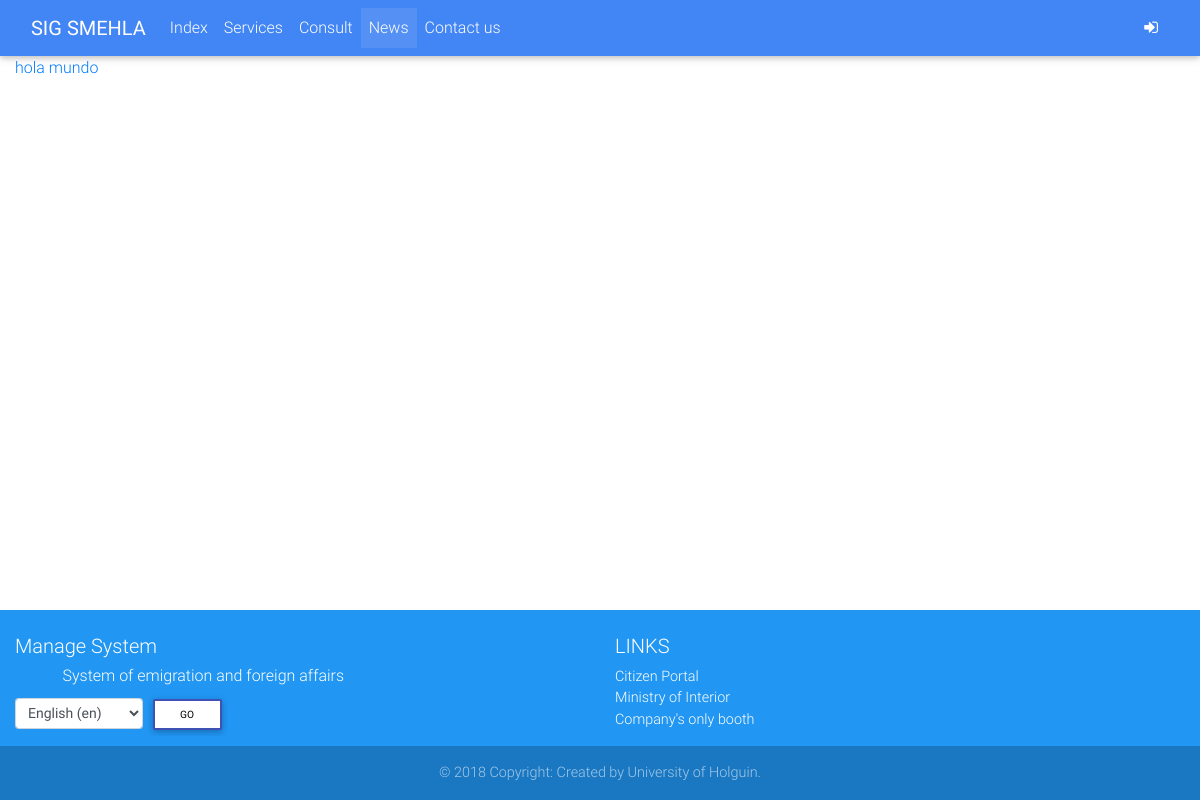
Before: /news/ with the older database file.
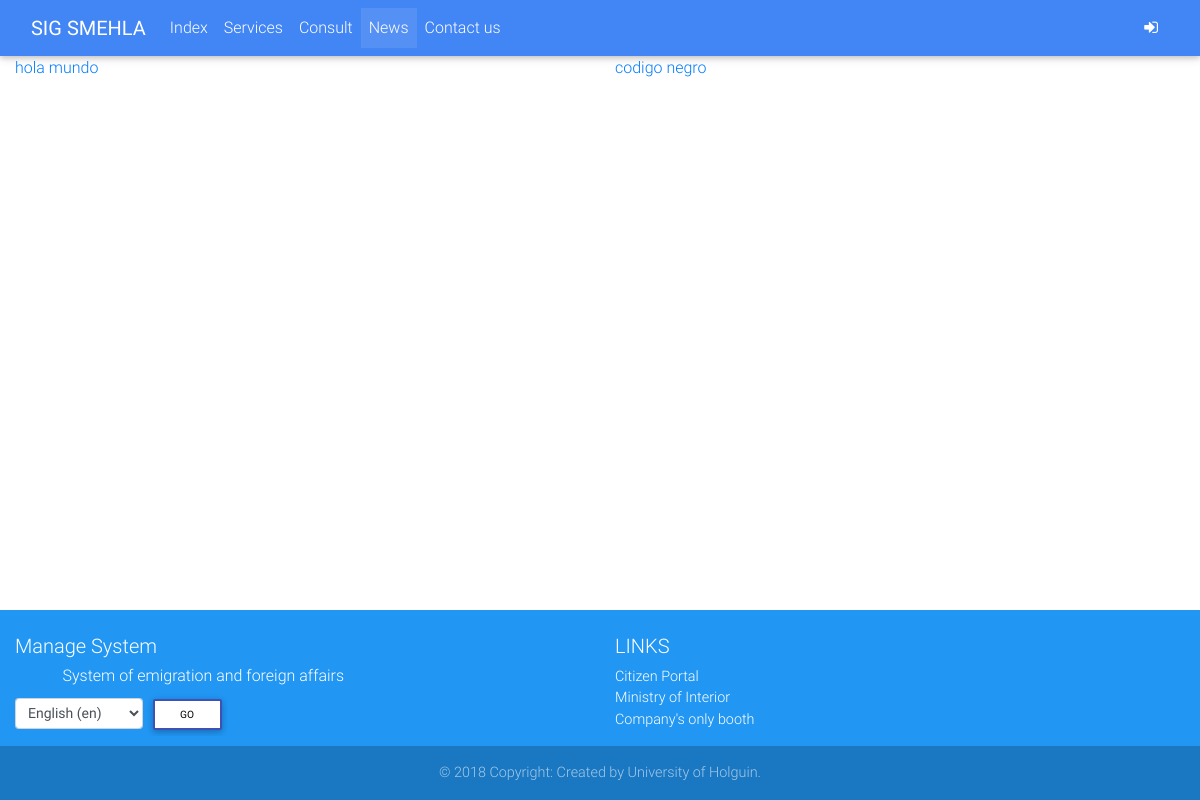
After: the same page with the newer database file.
### news/models.py (models this page shows)
class News(models.Model):
    def picture_news(self, filename):
        ext = filename.split('.')[-1]
        return 'news/{}/{}.{}'.format(self.pub_date, self.title, ext)
    picture = models.ImageField(_('Picture'), upload_to=picture_news)
    title = models.CharField(_('Title'), max_length=100)
    content = models.TextField(_('Content'))
    pub_date = models.DateField(_('Publication date'), auto_now=True)
    def __str__(self):
        return self.title

### news/views.py (the view)
# urls.py: path('', views.NewsListView.as_view(), name='list'),
class NewsListView(auth_mixin.NavbarMixin, generic.ListView):
    model = News
    tab_name = 'news'

### accounts/mixins.py (called while the page is built)
    def get_tab_name(self):
        if self.tab_name:
            return self.tab_name
        else:
            return 'init'

    def get_context_data(self, **kwargs):
        context = super(NavbarMixin, self).get_context_data(**kwargs)
        context['tab'] = self.get_tab_name()
        return context

### news/templates/news/news_list.html (shortened to what this page needs)
{% extends 'navbar.html' %}
{% load i18n %}
{% block main %}
    <div class="container-fluid">
        <div class="row">
            {% for news in news_list %}
                <div class="col"><a href="{% url 'news:detail' news.pk %}">{{ news }}</a></div>
            {% empty %}
                <div class="col">No hay para mostrar</div>
            {% endfor %}
        </div>
    </div>
{% endblock %}

Changed rows visible on the page:
added News: title "codigo negro"
